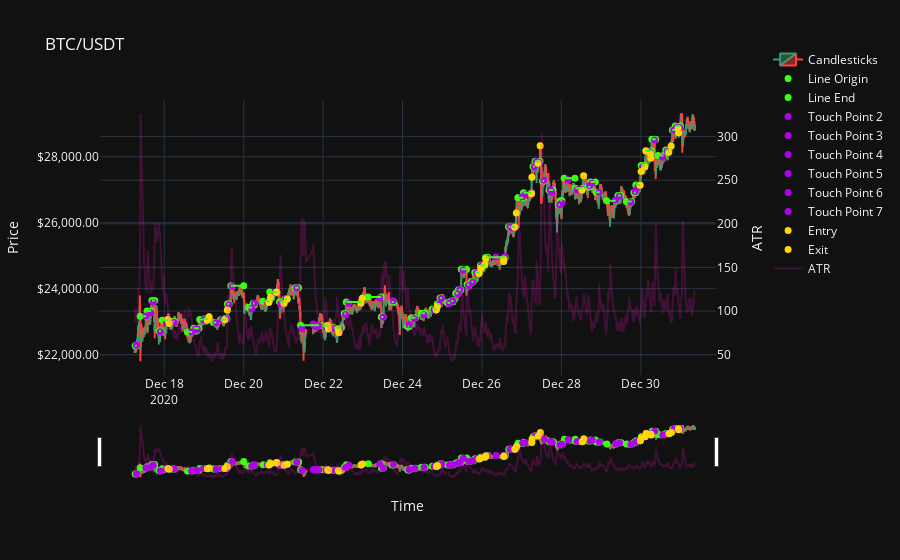

The notebook cell this image was saved under:
### Code cell
# PLOTLY CRASHES IF USING TOO MANY ROWS, THIS IS JUST TO MAKE SURE TRADES LOOK RIGHT AND LOOK AT SOME TRADES
# PLOTLY CRASHES IF USING TOO MANY ROWS, THIS IS JUST TO MAKE SURE TRADES LOOK RIGHT AND LOOK AT SOME TRADES
# PLOTLY CRASHES IF USING TOO MANY ROWS, THIS IS JUST TO MAKE SURE TRADES LOOK RIGHT AND LOOK AT SOME TRADES

# Candlestick plot (With the horizontal lines, all the line touch points, trade entry, trade exit)

fig = make_subplots(specs=[[{"secondary_y": True}]])

candlesticks = go.Candlestick(x=plt_btc_usdt_df['time'], open=plt_btc_usdt_df['open'], high=plt_btc_usdt_df['high'], low=plt_btc_usdt_df['low'], close=plt_btc_usdt_df['close'], name='Candlesticks')

line_origin = go.Scatter(x=plt_resistance_lines_df['initial_point'], y=plt_resistance_lines_df['line_price'], mode='markers', name='Line Origin', marker=dict(color='#39FF14', size=7))
line_end = go.Scatter(x=plt_resistance_lines_df['end_of_line'], y=plt_resistance_lines_df['line_price'], mode='markers', name='Line End', marker=dict(color='#39FF14', size=7))

entries = go.Scatter(x=plt_trade_results_df['entry_time'], y=plt_trade_results_df['entry_price'], mode='markers', name='Entry', marker=dict(color='#FFD700', size=7))
exits = go.Scatter(x=plt_trade_results_df['exit_time'], y=plt_trade_results_df['exit_price'], mode='markers', name='Exit', marker=dict(color='#FFD700', size=7))
atr = go.Scatter(x=plt_btc_usdt_df['time'], y=plt_btc_usdt_df['atr'], mode='lines', name='ATR', line=dict(color='#FC0FC0'), opacity=0.2)

fig.add_trace(candlesticks, secondary_y=False)
fig.add_trace(line_origin, secondary_y=False)
fig.add_trace(line_end, secondary_y=False)

# Adds all the touch points starting with 'touch_point_2'
for i in range(2, len(plt_resistance_lines_df.columns)):
    touch_point_column = 'touch_point_' + str(i)
    touch_price_column = 'touch_point_' + str(i) + '_price'

    if touch_point_column in plt_resistance_lines_df.columns:
        touch_points = go.Scatter(x=plt_resistance_lines_df[touch_point_column], y=plt_resistance_lines_df[touch_price_column], mode='markers', name=f'Touch Point {i}', marker=dict(color='#B200ED', size=7))
        fig.add_trace(touch_points, secondary_y=False)

fig.add_trace(entries, secondary_y=False)
fig.add_trace(exits, secondary_y=False)
fig.add_trace(atr, secondary_y=True)

fig.update_layout(title='BTC/USDT', xaxis_title='Time', template="plotly_dark", legend=dict(y=1.2, font=dict(size=12)))
fig.update_yaxes(title_text='Price', secondary_y=False, tickformat="$,.2f", autorange=True, fixedrange=False)
fig.update_yaxes(title_text='ATR', secondary_y=True)

# Adds the horizontal resistance lines to graph. Iterates through each row of the resistance_df.
for _, row in plt_resistance_lines_df.iterrows():
    start_time = row['initial_point']
    end_time = row['end_of_line']
    price = row['line_price']
    
    fig.add_shape(type="line", x0=start_time, y0=price, x1=end_time, y1=price, line=dict(color='#39FF14', width=2), xref='x', yref='y')

fig.show()

### Figure 1 — Plotly figure (JSON) as saved in the notebook; plotly's stock layout.template omitted (floating-point values rounded to 4 significant figures; data arrays with more than 128 entries replaced by an {"elided": "..."} marker saying what was removed)
{"data": [{"close": {"elided": "4000 float values"}, "high": {"elided": "4000 float values"}, "low": {"elided": "4000 float values"}, "name": "Candlesticks", "open": {"elided": "4000 float values"}, "type": "candlestick", "x": {"elided": "4000 str values"}, "xaxis": "x", "yaxis": "y"}, {"marker": {"color": "#39FF14", "size": 7}, "mode": "markers", "name": "Line Origin", "type": "scatter", "x": ["2020-12-17T06:25:00", "2020-12-17T09:25:00", "2020-12-17T13:35:00", "2020-12-17T16:30:00", "2020-12-17T20:50:00", "2020-12-17T22:45:00", "2020-12-18T05:05:00", "2020-12-18T14:00:00", "2020-12-18T17:45:00", "2020-12-18T21:25:00", "2020-12-19T00:10:00", "2020-12-19T05:45:00", "2020-12-19T10:05:00", "2020-12-19T12:45:00", "2020-12-19T14:10:00", "2020-12-19T16:15:00", "2020-12-20T02:45:00", "2020-12-20T05:40:00", "2020-12-20T11:45:00", "2020-12-20T15:45:00", "2020-12-20T21:40:00", "2020-12-21T00:45:00", "2020-12-21T07:05:00", "2020-12-21T10:20:00", "2020-12-21T23:50:00", "2020-12-22T06:25:00", "2020-12-22T12:45:00", "2020-12-22T14:00:00", "2020-12-23T03:15:00", "2020-12-23T11:10:00", "2020-12-23T17:30:00", "2020-12-24T03:05:00", "2020-12-24T05:20:00", "2020-12-24T11:20:00", "2020-12-24T17:50:00", "2020-12-24T20:55:00", "2020-12-24T22:40:00", "2020-12-25T03:05:00", "2020-12-25T05:30:00", "2020-12-25T08:10:00", "2020-12-25T09:50:00", "2020-12-25T11:30:00", "2020-12-25T15:00:00", "2020-12-25T17:40:00", "2020-12-25T19:40:00", "2020-12-25T23:05:00", "2020-12-26T02:10:00", "2020-12-26T03:30:00", "2020-12-26T16:05:00", "2020-12-26T17:20:00", "2020-12-26T21:40:00", "2020-12-27T01:05:00", "2020-12-27T06:50:00", "2020-12-27T08:05:00", "2020-12-27T12:35:00", "2020-12-27T16:25:00", "2020-12-27T22:05:00", "2020-12-27T23:20:00", "2020-12-28T01:40:00", "2020-12-28T08:30:00", "2020-12-28T16:15:00", "2020-12-28T17:35:00", "2020-12-28T21:00:00", "2020-12-29T03:20:00", "2020-12-29T10:10:00", "2020-12-29T15:15:00", "2020-12-29T19:50:00", "2020-12-29T21:00:00", "2020-12-30T00:15:00", "2020-12-30T03:05:00", "2020-12-30T06:40:00", "2020-12-30T10:25:00", "2020-12-30T15:05:00", "2020-12-30T19:05:00", "2020-12-30T20:45:00"], "xaxis": "x", "y": [22270.0, 23160.0, 23330.0, 23640.0, 22720.0, 23040.0, 23010.0, 22690.0, 22800.0, 23060.0, 23080.0, 22980.0, 23060.0, 23100.0, 23540.0, 24090.0, 23430.0, 23550.0, 23620.0, 23900.0, 23600.0, 23680.0, 24020.0, 22890.0, 22880.0, 22830.0, 23250, 23600.0, 23750.0, 23140.0, 23590.0, 22850.0, 23120.0, 23250.0, 23380.0, 23540.0, 23720.0, 23570.0, 23630.0, 23860.0, 23960.0, 24590.0, 24120.0, 24210.0, 24490.0, 24710.0, 24940.0, 24950.0, 25880.0, 25870.0, 26760.0, 26910.0, 27700.0, 27860.0, 27260.0, 26990.0, 26540.0, 26660.0, 27340.0, 27040.0, 27080.0, 27230.0, 26920.0, 26660.0, 26820.0, 26640.0, 26910.0, 27140.0, 27730.0, 28180.0, 28520.0, 28030.0, 28200.0, 28810.0, 28930.0], "yaxis": "y"}, {"marker": {"color": "#39FF14", "size": 7}, "mode": "markers", "name": "Line End", "type": "scatter", "x": ["2020-12-17T07:20:00", "2020-12-17T13:05:00", "2020-12-17T16:05:00", "2020-12-17T18:15:00", "2020-12-17T22:00:00", "2020-12-18T02:15:00", "2020-12-18T06:05:00", "2020-12-18T16:50:00", "2020-12-18T21:00:00", "2020-12-18T23:50:00", "2020-12-19T02:30:00", "2020-12-19T07:25:00", "2020-12-19T12:35:00", "2020-12-19T13:50:00", "2020-12-19T15:15:00", "2020-12-20T00:00:00", "2020-12-20T05:05:00", "2020-12-20T06:35:00", "2020-12-20T15:25:00", "2020-12-20T19:50:00", "2020-12-21T00:40:00", "2020-12-21T02:05:00", "2020-12-21T09:10:00", "2020-12-21T21:30:00", "2020-12-22T02:55:00", "2020-12-22T11:10:00", "2020-12-22T13:45:00", "2020-12-22T22:55:00", "2020-12-23T11:05:00", "2020-12-23T12:20:00", "2020-12-23T18:45:00", "2020-12-24T04:00:00", "2020-12-24T07:50:00", "2020-12-24T13:35:00", "2020-12-24T20:30:00", "2020-12-24T22:30:00", "2020-12-24T23:45:00", "2020-12-25T04:55:00", "2020-12-25T06:40:00", "2020-12-25T09:40:00", "2020-12-25T11:15:00", "2020-12-25T14:40:00", "2020-12-25T16:25:00", "2020-12-25T18:45:00", "2020-12-25T22:35:00", "2020-12-26T01:45:00", "2020-12-26T03:25:00", "2020-12-26T14:05:00", "2020-12-26T17:15:00", "2020-12-26T19:55:00", "2020-12-27T01:00:00", "2020-12-27T06:00:00", "2020-12-27T08:00:00", "2020-12-27T11:00:00", "2020-12-27T13:40:00", "2020-12-27T18:55:00", "2020-12-27T23:05:00", "2020-12-28T00:20:00", "2020-12-28T08:10:00", "2020-12-28T12:55:00", "2020-12-28T17:30:00", "2020-12-28T20:30:00", "2020-12-28T23:10:00", "2020-12-29T08:50:00", "2020-12-29T11:55:00", "2020-12-29T18:25:00", "2020-12-29T20:55:00", "2020-12-29T23:30:00", "2020-12-30T02:25:00", "2020-12-30T06:25:00", "2020-12-30T09:00:00", "2020-12-30T13:45:00", "2020-12-30T17:00:00", "2020-12-30T20:35:00", "2020-12-31T00:00:00"], "xaxis": "x", "y": [22270.0, 23160.0, 23330.0, 23640.0, 22720.0, 23040.0, 23010.0, 22690.0, 22800.0, 23060.0, 23080.0, 22980.0, 23060.0, 23100.0, 23540.0, 24090.0, 23430.0, 23550.0, 23620.0, 23900.0, 23600.0, 23680.0, 24020.0, 22890.0, 22880.0, 22830.0, 23250, 23600.0, 23750.0, 23140.0, 23590.0, 22850.0, 23120.0, 23250.0, 23380.0, 23540.0, 23720.0, 23570.0, 23630.0, 23860.0, 23960.0, 24590.0, 24120.0, 24210.0, 24490.0, 24710.0, 24940.0, 24950.0, 25880.0, 25870.0, 26760.0, 26910.0, 27700.0, 27860.0, 27260.0, 26990.0, 26540.0, 26660.0, 27340.0, 27040.0, 27080.0, 27230.0, 26920.0, 26660.0, 26820.0, 26640.0, 26910.0, 27140.0, 27730.0, 28180.0, 28520.0, 28030.0, 28200.0, 28810.0, 28930.0], "yaxis": "y"}, {"marker": {"color": "#B200ED", "size": 7}, "mode": "markers", "name": "Touch Point 2", "type": "scatter", "x": ["2020-12-17T07:15:00", "2020-12-17T12:55:00", "2020-12-17T15:50:00", "2020-12-17T17:20:00", "2020-12-17T21:40:00", "2020-12-18T01:15:00", "2020-12-18T06:00:00", "2020-12-18T16:35:00", "2020-12-18T18:45:00", "2020-12-18T23:45:00", "2020-12-19T01:05:00", "2020-12-19T07:20:00", "2020-12-19T11:00:00", "2020-12-19T13:35:00", "2020-12-19T15:05:00", "2020-12-19T17:05:00", "2020-12-20T04:50:00", "2020-12-20T06:30:00", "2020-12-20T14:15:00", "2020-12-20T18:50:00", "2020-12-20T22:35:00", "2020-12-21T01:35:00", "2020-12-21T08:00:00", "2020-12-21T11:15:00", "2020-12-22T01:45:00", "2020-12-22T07:15:00", "2020-12-22T13:35:00", "2020-12-22T15:30:00", "2020-12-23T10:10:00", "2020-12-23T12:15:00", "2020-12-23T18:20:00", "2020-12-24T03:55:00", "2020-12-24T07:20:00", "2020-12-24T12:55:00", "2020-12-24T19:00:00", "2020-12-24T22:15:00", "2020-12-24T23:30:00", "2020-12-25T04:15:00", "2020-12-25T06:20:00", "2020-12-25T09:25:00", "2020-12-25T10:40:00", "2020-12-25T12:35:00", "2020-12-25T15:50:00", "2020-12-25T18:30:00", "2020-12-25T20:45:00", "2020-12-25T23:55:00", "2020-12-26T03:15:00", "2020-12-26T08:25:00", "2020-12-26T16:55:00", "2020-12-26T18:10:00", "2020-12-27T00:30:00", "2020-12-27T02:05:00", "2020-12-27T07:40:00", "2020-12-27T08:55:00", "2020-12-27T13:25:00", "2020-12-27T17:15:00", "2020-12-27T22:55:00", "2020-12-28T00:15:00", "2020-12-28T04:00:00", "2020-12-28T09:25:00", "2020-12-28T17:05:00", "2020-12-28T18:30:00", "2020-12-28T22:50:00", "2020-12-29T08:40:00", "2020-12-29T11:00:00", "2020-12-29T17:55:00", "2020-12-29T20:40:00", "2020-12-29T22:10:00", "2020-12-30T01:05:00", "2020-12-30T04:00:00", "2020-12-30T08:15:00", "2020-12-30T13:10:00", "2020-12-30T15:55:00", "2020-12-30T19:55:00", "2020-12-30T21:35:00"], "xaxis": "x", "y": [22290.0, 23170.0, 23270.0, 23590.0, 22700.0, 23000.0, 22980.0, 22690.0, 22770.0, 23060.0, 23060.0, 22970.0, 23060.0, 23090.0, 23510.0, 24080.0, 23390.0, 23560.0, 23600.0, 23870.0, 23540.0, 23700.0, 24020.0, 22800.0, 22840.0, 22800.0, 23220.0, 23560.0, 23720.0, 23130.0, 23630.0, 22900.0, 23090.0, 23210.0, 23360.0, 23530.0, 23710.0, 23560.0, 23620.0, 23840.0, 23980.0, 24560.0, 24090.0, 24200.0, 24480.0, 24720.0, 24920.0, 24960.0, 25880.0, 25850.0, 26780.0, 26850.0, 27700.0, 27850.0, 27290.0, 27010.0, 26550.0, 26590.0, 27300.0, 27000.0, 27130.0, 27190.0, 26920.0, 26680.0, 26800.0, 26620.0, 26950.0, 27090.0, 27690.0, 28180.0, 28510.0, 27980.0, 28160.0, 28800.0, 28880.0], "yaxis": "y"}, {"marker": {"color": "#B200ED", "size": 7}, "mode": "markers", "name": "Touch Point 3", "type": "scatter", "x": [null, null, null, null, null, "2020-12-18T02:05:00", null, null, "2020-12-18T20:00:00", null, "2020-12-19T01:55:00", null, "2020-12-19T12:30:00", null, null, null, null, null, "2020-12-20T15:05:00", "2020-12-20T19:40:00", "2020-12-21T00:15:00", null, null, "2020-12-21T18:00:00", "2020-12-22T02:35:00", "2020-12-22T09:00:00", null, "2020-12-22T22:45:00", null, null, null, null, null, null, "2020-12-24T20:20:00", null, null, null, null, null, null, null, null, null, "2020-12-25T22:05:00", "2020-12-26T01:35:00", null, "2020-12-26T13:00:00", null, "2020-12-26T19:40:00", null, "2020-12-27T05:50:00", null, "2020-12-27T09:50:00", null, "2020-12-27T18:15:00", null, null, null, "2020-12-28T12:20:00", null, null, null, null, null, null, null, "2020-12-29T23:25:00", "2020-12-30T02:20:00", "2020-12-30T05:45:00", null, null, "2020-12-30T16:45:00", null, "2020-12-30T22:25:00"], "xaxis": "x", "y": [null, null, null, null, null, 23070.0, null, null, 22780.0, null, 23060.0, null, 23060.0, null, null, null, null, null, 23600.0, 23890, 23560.0, null, null, 22930.0, 22890.0, 22780.0, null, 23570.0, null, null, null, null, null, null, 23360.0, null, null, null, null, null, null, null, null, null, 24460.0, 24730.0, null, 24930.0, null, 25870.0, null, 26890.0, null, 27810.0, null, 26920.0, null, null, null, 27010.0, null, null, null, null, null, null, null, 27150.0, 27700.0, 28120.0, null, null, 28160.0, null, 28870.0], "yaxis": "y"}, {"marker": {"color": "#B200ED", "size": 7}, "mode": "markers", "name": "Touch Point 4", "type": "scatter", "x": [null, null, null, null, null, null, null, null, null, null, null, null, null, null, null, null, null, null, null, null, null, null, null, "2020-12-21T18:50:00", null, "2020-12-22T09:55:00", null, null, null, null, null, null, null, null, null, null, null, null, null, null, null, null, null, null, null, null, null, "2020-12-26T13:50:00", null, null, null, null, null, "2020-12-27T10:40:00", null, null, null, null, null, null, null, null, null, null, null, null, null, null, null, null, null, null, null, null, "2020-12-30T23:35:00"], "xaxis": "x", "y": [null, null, null, null, null, null, null, null, null, null, null, null, null, null, null, null, null, null, null, null, null, null, null, 22880.0, null, 22790.0, null, null, null, null, null, null, null, null, null, null, null, null, null, null, null, null, null, null, null, null, null, 24970.0, null, null, null, null, null, 27820.0, null, null, null, null, null, null, null, null, null, null, null, null, null, null, null, null, null, null, null, null, 28880.0], "yaxis": "y"}, {"marker": {"color": "#B200ED", "size": 7}, "mode": "markers", "name": "Touch Point 5", "type": "scatter", "x": [null, null, null, null, null, null, null, null, null, null, null, null, null, null, null, null, null, null, null, null, null, null, null, "2020-12-21T19:40:00", null, null, null, null, null, null, null, null, null, null, null, null, null, null, null, null, null, null, null, null, null, null, null, null, null, null, null, null, null, null, null, null, null, null, null, null, null, null, null, null, null, null, null, null, null, null, null, null, null, null, null], "xaxis": "x", "y": [null, null, null, null, null, null, null, null, null, null, null, null, null, null, null, null, null, null, null, null, null, null, null, 22840.0, null, null, null, null, null, null, null, null, null, null, null, null, null, null, null, null, null, null, null, null, null, null, null, null, null, null, null, null, null, null, null, null, null, null, null, null, null, null, null, null, null, null, null, null, null, null, null, null, null, null, null], "yaxis": "y"}, {"marker": {"color": "#B200ED", "size": 7}, "mode": "markers", "name": "Touch Point 6", "type": "scatter", "x": [null, null, null, null, null, null, null, null, null, null, null, null, null, null, null, null, null, null, null, null, null, null, null, "2020-12-21T20:30:00", null, null, null, null, null, null, null, null, null, null, null, null, null, null, null, null, null, null, null, null, null, null, null, null, null, null, null, null, null, null, null, null, null, null, null, null, null, null, null, null, null, null, null, null, null, null, null, null, null, null, null], "xaxis": "x", "y": [null, null, null, null, null, null, null, null, null, null, null, null, null, null, null, null, null, null, null, null, null, null, null, 22880.0, null, null, null, null, null, null, null, null, null, null, null, null, null, null, null, null, null, null, null, null, null, null, null, null, null, null, null, null, null, null, null, null, null, null, null, null, null, null, null, null, null, null, null, null, null, null, null, null, null, null, null], "yaxis": "y"}, {"marker": {"color": "#B200ED", "size": 7}, "mode": "markers", "name": "Touch Point 7", "type": "scatter", "x": [null, null, null, null, null, null, null, null, null, null, null, null, null, null, null, null, null, null, null, null, null, null, null, "2020-12-21T21:20:00", null, null, null, null, null, null, null, null, null, null, null, null, null, null, null, null, null, null, null, null, null, null, null, null, null, null, null, null, null, null, null, null, null, null, null, null, null, null, null, null, null, null, null, null, null, null, null, null, null, null, null], "xaxis": "x", "y": [null, null, null, null, null, null, null, null, null, null, null, null, null, null, null, null, null, null, null, null, null, null, null, 22880.0, null, null, null, null, null, null, null, null, null, null, null, null, null, null, null, null, null, null, null, null, null, null, null, null, null, null, null, null, null, null, null, null, null, null, null, null, null, null, null, null, null, null, null, null, null, null, null, null, null, null, null], "yaxis": "y"}, {"marker": {"color": "#FFD700", "size": 7}, "mode": "markers", "name": "Entry", "type": "scatter", "x": ["2020-12-18T02:10:00", "2020-12-19T02:00:00", "2020-12-19T12:35:00", "2020-12-20T15:10:00", "2020-12-20T19:45:00", "2020-12-21T00:20:00", "2020-12-22T02:40:00", "2020-12-22T09:05:00", "2020-12-22T22:50:00", "2020-12-24T20:25:00", "2020-12-25T22:10:00", "2020-12-26T01:40:00", "2020-12-26T13:05:00", "2020-12-26T19:45:00", "2020-12-27T05:55:00", "2020-12-27T09:55:00", "2020-12-28T12:25:00", "2020-12-29T23:30:00", "2020-12-30T02:25:00", "2020-12-30T05:50:00", "2020-12-30T16:50:00", "2020-12-30T22:30:00"], "xaxis": "x", "y": [23060.0, 23050.0, 23060.0, 23580.0, 23890.0, 23550.0, 22890.0, 22780.0, 23560.0, 23360.0, 24460.0, 24730.0, 24900.0, 25860.0, 26880.0, 27800, 26980.0, 27130.0, 27690.0, 28090.0, 28140.0, 28860.0], "yaxis": "y"}, {"marker": {"color": "#FFD700", "size": 7}, "mode": "markers", "name": "Exit", "type": "scatter", "x": ["2020-12-18T03:00:00", "2020-12-19T03:05:00", "2020-12-19T14:05:00", "2020-12-20T16:15:00", "2020-12-20T20:05:00", "2020-12-21T02:20:00", "2020-12-22T03:15:00", "2020-12-22T09:35:00", "2020-12-22T23:40:00", "2020-12-24T21:05:00", "2020-12-25T23:15:00", "2020-12-26T02:20:00", "2020-12-26T13:10:00", "2020-12-26T20:45:00", "2020-12-27T06:10:00", "2020-12-27T11:10:00", "2020-12-28T13:25:00", "2020-12-30T00:10:00", "2020-12-30T03:05:00", "2020-12-30T06:05:00", "2020-12-30T18:20:00", "2020-12-30T22:50:00"], "xaxis": "x", "y": [22950.0, 23150.0, 23360.0, 23740.0, 23890.0, 23680.0, 22780.0, 22670.0, 23710.0, 23470.0, 24620.0, 24900.0, 24820.0, 26290.0, 27380.0, 28330.0, 27420.0, 27550.0, 28170.0, 27950.0, 28320.0, 28720.0], "yaxis": "y"}, {"line": {"color": "#FC0FC0"}, "mode": "lines", "name": "ATR", "opacity": 0.2, "type": "scatter", "x": {"elided": "4000 str values"}, "xaxis": "x", "y": {"elided": "4000 float values"}, "yaxis": "y2"}], "layout": {"legend": {"font": {"size": 12}, "y": 1.2}, "shapes": [{"line": {"color": "#39FF14", "width": 2}, "type": "line", "x0": "2020-12-17T06:25:00", "x1": "2020-12-17T07:20:00", "xref": "x", "y0": 22270.0, "y1": 22270.0, "yref": "y"}, {"line": {"color": "#39FF14", "width": 2}, "type": "line", "x0": "2020-12-17T09:25:00", "x1": "2020-12-17T13:05:00", "xref": "x", "y0": 23160.0, "y1": 23160.0, "yref": "y"}, {"line": {"color": "#39FF14", "width": 2}, "type": "line", "x0": "2020-12-17T13:35:00", "x1": "2020-12-17T16:05:00", "xref": "x", "y0": 23330.0, "y1": 23330.0, "yref": "y"}, {"line": {"color": "#39FF14", "width": 2}, "type": "line", "x0": "2020-12-17T16:30:00", "x1": "2020-12-17T18:15:00", "xref": "x", "y0": 23640.0, "y1": 23640.0, "yref": "y"}, {"line": {"color": "#39FF14", "width": 2}, "type": "line", "x0": "2020-12-17T20:50:00", "x1": "2020-12-17T22:00:00", "xref": "x", "y0": 22720.0, "y1": 22720.0, "yref": "y"}, {"line": {"color": "#39FF14", "width": 2}, "type": "line", "x0": "2020-12-17T22:45:00", "x1": "2020-12-18T02:15:00", "xref": "x", "y0": 23040.0, "y1": 23040.0, "yref": "y"}, {"line": {"color": "#39FF14", "width": 2}, "type": "line", "x0": "2020-12-18T05:05:00", "x1": "2020-12-18T06:05:00", "xref": "x", "y0": 23010.0, "y1": 23010.0, "yref": "y"}, {"line": {"color": "#39FF14", "width": 2}, "type": "line", "x0": "2020-12-18T14:00:00", "x1": "2020-12-18T16:50:00", "xref": "x", "y0": 22690.0, "y1": 22690.0, "yref": "y"}, {"line": {"color": "#39FF14", "width": 2}, "type": "line", "x0": "2020-12-18T17:45:00", "x1": "2020-12-18T21:00:00", "xref": "x", "y0": 22800.0, "y1": 22800.0, "yref": "y"}, {"line": {"color": "#39FF14", "width": 2}, "type": "line", "x0": "2020-12-18T21:25:00", "x1": "2020-12-18T23:50:00", "xref": "x", "y0": 23060.0, "y1": 23060.0, "yref": "y"}, {"line": {"color": "#39FF14", "width": 2}, "type": "line", "x0": "2020-12-19T00:10:00", "x1": "2020-12-19T02:30:00", "xref": "x", "y0": 23080.0, "y1": 23080.0, "yref": "y"}, {"line": {"color": "#39FF14", "width": 2}, "type": "line", "x0": "2020-12-19T05:45:00", "x1": "2020-12-19T07:25:00", "xref": "x", "y0": 22980.0, "y1": 22980.0, "yref": "y"}, {"line": {"color": "#39FF14", "width": 2}, "type": "line", "x0": "2020-12-19T10:05:00", "x1": "2020-12-19T12:35:00", "xref": "x", "y0": 23060.0, "y1": 23060.0, "yref": "y"}, {"line": {"color": "#39FF14", "width": 2}, "type": "line", "x0": "2020-12-19T12:45:00", "x1": "2020-12-19T13:50:00", "xref": "x", "y0": 23100.0, "y1": 23100.0, "yref": "y"}, {"line": {"color": "#39FF14", "width": 2}, "type": "line", "x0": "2020-12-19T14:10:00", "x1": "2020-12-19T15:15:00", "xref": "x", "y0": 23540.0, "y1": 23540.0, "yref": "y"}, {"line": {"color": "#39FF14", "width": 2}, "type": "line", "x0": "2020-12-19T16:15:00", "x1": "2020-12-20T00:00:00", "xref": "x", "y0": 24090.0, "y1": 24090.0, "yref": "y"}, {"line": {"color": "#39FF14", "width": 2}, "type": "line", "x0": "2020-12-20T02:45:00", "x1": "2020-12-20T05:05:00", "xref": "x", "y0": 23430.0, "y1": 23430.0, "yref": "y"}, {"line": {"color": "#39FF14", "width": 2}, "type": "line", "x0": "2020-12-20T05:40:00", "x1": "2020-12-20T06:35:00", "xref": "x", "y0": 23550.0, "y1": 23550.0, "yref": "y"}, {"line": {"color": "#39FF14", "width": 2}, "type": "line", "x0": "2020-12-20T11:45:00", "x1": "2020-12-20T15:25:00", "xref": "x", "y0": 23620.0, "y1": 23620.0, "yref": "y"}, {"line": {"color": "#39FF14", "width": 2}, "type": "line", "x0": "2020-12-20T15:45:00", "x1": "2020-12-20T19:50:00", "xref": "x", "y0": 23900.0, "y1": 23900.0, "yref": "y"}, {"line": {"color": "#39FF14", "width": 2}, "type": "line", "x0": "2020-12-20T21:40:00", "x1": "2020-12-21T00:40:00", "xref": "x", "y0": 23600.0, "y1": 23600.0, "yref": "y"}, {"line": {"color": "#39FF14", "width": 2}, "type": "line", "x0": "2020-12-21T00:45:00", "x1": "2020-12-21T02:05:00", "xref": "x", "y0": 23680.0, "y1": 23680.0, "yref": "y"}, {"line": {"color": "#39FF14", "width": 2}, "type": "line", "x0": "2020-12-21T07:05:00", "x1": "2020-12-21T09:10:00", "xref": "x", "y0": 24020.0, "y1": 24020.0, "yref": "y"}, {"line": {"color": "#39FF14", "width": 2}, "type": "line", "x0": "2020-12-21T10:20:00", "x1": "2020-12-21T21:30:00", "xref": "x", "y0": 22890.0, "y1": 22890.0, "yref": "y"}, {"line": {"color": "#39FF14", "width": 2}, "type": "line", "x0": "2020-12-21T23:50:00", "x1": "2020-12-22T02:55:00", "xref": "x", "y0": 22880.0, "y1": 22880.0, "yref": "y"}, {"line": {"color": "#39FF14", "width": 2}, "type": "line", "x0": "2020-12-22T06:25:00", "x1": "2020-12-22T11:10:00", "xref": "x", "y0": 22830.0, "y1": 22830.0, "yref": "y"}, {"line": {"color": "#39FF14", "width": 2}, "type": "line", "x0": "2020-12-22T12:45:00", "x1": "2020-12-22T13:45:00", "xref": "x", "y0": 23250, "y1": 23250, "yref": "y"}, {"line": {"color": "#39FF14", "width": 2}, "type": "line", "x0": "2020-12-22T14:00:00", "x1": "2020-12-22T22:55:00", "xref": "x", "y0": 23600.0, "y1": 23600.0, "yref": "y"}, {"line": {"color": "#39FF14", "width": 2}, "type": "line", "x0": "2020-12-23T03:15:00", "x1": "2020-12-23T11:05:00", "xref": "x", "y0": 23750.0, "y1": 23750.0, "yref": "y"}, {"line": {"color": "#39FF14", "width": 2}, "type": "line", "x0": "2020-12-23T11:10:00", "x1": "2020-12-23T12:20:00", "xref": "x", "y0": 23140.0, "y1": 23140.0, "yref": "y"}, {"line": {"color": "#39FF14", "width": 2}, "type": "line", "x0": "2020-12-23T17:30:00", "x1": "2020-12-23T18:45:00", "xref": "x", "y0": 23590.0, "y1": 23590.0, "yref": "y"}, {"line": {"color": "#39FF14", "width": 2}, "type": "line", "x0": "2020-12-24T03:05:00", "x1": "2020-12-24T04:00:00", "xref": "x", "y0": 22850.0, "y1": 22850.0, "yref": "y"}, {"line": {"color": "#39FF14", "width": 2}, "type": "line", "x0": "2020-12-24T05:20:00", "x1": "2020-12-24T07:50:00", "xref": "x", "y0": 23120.0, "y1": 23120.0, "yref": "y"}, {"line": {"color": "#39FF14", "width": 2}, "type": "line", "x0": "2020-12-24T11:20:00", "x1": "2020-12-24T13:35:00", "xref": "x", "y0": 23250.0, "y1": 23250.0, "yref": "y"}, {"line": {"color": "#39FF14", "width": 2}, "type": "line", "x0": "2020-12-24T17:50:00", "x1": "2020-12-24T20:30:00", "xref": "x", "y0": 23380.0, "y1": 23380.0, "yref": "y"}, {"line": {"color": "#39FF14", "width": 2}, "type": "line", "x0": "2020-12-24T20:55:00", "x1": "2020-12-24T22:30:00", "xref": "x", "y0": 23540.0, "y1": 23540.0, "yref": "y"}, {"line": {"color": "#39FF14", "width": 2}, "type": "line", "x0": "2020-12-24T22:40:00", "x1": "2020-12-24T23:45:00", "xref": "x", "y0": 23720.0, "y1": 23720.0, "yref": "y"}, {"line": {"color": "#39FF14", "width": 2}, "type": "line", "x0": "2020-12-25T03:05:00", "x1": "2020-12-25T04:55:00", "xref": "x", "y0": 23570.0, "y1": 23570.0, "yref": "y"}, {"line": {"color": "#39FF14", "width": 2}, "type": "line", "x0": "2020-12-25T05:30:00", "x1": "2020-12-25T06:40:00", "xref": "x", "y0": 23630.0, "y1": 23630.0, "yref": "y"}, {"line": {"color": "#39FF14", "width": 2}, "type": "line", "x0": "2020-12-25T08:10:00", "x1": "2020-12-25T09:40:00", "xref": "x", "y0": 23860.0, "y1": 23860.0, "yref": "y"}, {"line": {"color": "#39FF14", "width": 2}, "type": "line", "x0": "2020-12-25T09:50:00", "x1": "2020-12-25T11:15:00", "xref": "x", "y0": 23960.0, "y1": 23960.0, "yref": "y"}, {"line": {"color": "#39FF14", "width": 2}, "type": "line", "x0": "2020-12-25T11:30:00", "x1": "2020-12-25T14:40:00", "xref": "x", "y0": 24590.0, "y1": 24590.0, "yref": "y"}, {"line": {"color": "#39FF14", "width": 2}, "type": "line", "x0": "2020-12-25T15:00:00", "x1": "2020-12-25T16:25:00", "xref": "x", "y0": 24120.0, "y1": 24120.0, "yref": "y"}, {"line": {"color": "#39FF14", "width": 2}, "type": "line", "x0": "2020-12-25T17:40:00", "x1": "2020-12-25T18:45:00", "xref": "x", "y0": 24210.0, "y1": 24210.0, "yref": "y"}, {"line": {"color": "#39FF14", "width": 2}, "type": "line", "x0": "2020-12-25T19:40:00", "x1": "2020-12-25T22:35:00", "xref": "x", "y0": 24490.0, "y1": 24490.0, "yref": "y"}, {"line": {"color": "#39FF14", "width": 2}, "type": "line", "x0": "2020-12-25T23:05:00", "x1": "2020-12-26T01:45:00", "xref": "x", "y0": 24710.0, "y1": 24710.0, "yref": "y"}, {"line": {"color": "#39FF14", "width": 2}, "type": "line", "x0": "2020-12-26T02:10:00", "x1": "2020-12-26T03:25:00", "xref": "x", "y0": 24940.0, "y1": 24940.0, "yref": "y"}, {"line": {"color": "#39FF14", "width": 2}, "type": "line", "x0": "2020-12-26T03:30:00", "x1": "2020-12-26T14:05:00", "xref": "x", "y0": 24950.0, "y1": 24950.0, "yref": "y"}, {"line": {"color": "#39FF14", "width": 2}, "type": "line", "x0": "2020-12-26T16:05:00", "x1": "2020-12-26T17:15:00", "xref": "x", "y0": 25880.0, "y1": 25880.0, "yref": "y"}, {"line": {"color": "#39FF14", "width": 2}, "type": "line", "x0": "2020-12-26T17:20:00", "x1": "2020-12-26T19:55:00", "xref": "x", "y0": 25870.0, "y1": 25870.0, "yref": "y"}, {"line": {"color": "#39FF14", "width": 2}, "type": "line", "x0": "2020-12-26T21:40:00", "x1": "2020-12-27T01:00:00", "xref": "x", "y0": 26760.0, "y1": 26760.0, "yref": "y"}, {"line": {"color": "#39FF14", "width": 2}, "type": "line", "x0": "2020-12-27T01:05:00", "x1": "2020-12-27T06:00:00", "xref": "x", "y0": 26910.0, "y1": 26910.0, "yref": "y"}, {"line": {"color": "#39FF14", "width": 2}, "type": "line", "x0": "2020-12-27T06:50:00", "x1": "2020-12-27T08:00:00", "xref": "x", "y0": 27700.0, "y1": 27700.0, "yref": "y"}, {"line": {"color": "#39FF14", "width": 2}, "type": "line", "x0": "2020-12-27T08:05:00", "x1": "2020-12-27T11:00:00", "xref": "x", "y0": 27860.0, "y1": 27860.0, "yref": "y"}, {"line": {"color": "#39FF14", "width": 2}, "type": "line", "x0": "2020-12-27T12:35:00", "x1": "2020-12-27T13:40:00", "xref": "x", "y0": 27260.0, "y1": 27260.0, "yref": "y"}, {"line": {"color": "#39FF14", "width": 2}, "type": "line", "x0": "2020-12-27T16:25:00", "x1": "2020-12-27T18:55:00", "xref": "x", "y0": 26990.0, "y1": 26990.0, "yref": "y"}, {"line": {"color": "#39FF14", "width": 2}, "type": "line", "x0": "2020-12-27T22:05:00", "x1": "2020-12-27T23:05:00", "xref": "x", "y0": 26540.0, "y1": 26540.0, "yref": "y"}, {"line": {"color": "#39FF14", "width": 2}, "type": "line", "x0": "2020-12-27T23:20:00", "x1": "2020-12-28T00:20:00", "xref": "x", "y0": 26660.0, "y1": 26660.0, "yref": "y"}, {"line": {"color": "#39FF14", "width": 2}, "type": "line", "x0": "2020-12-28T01:40:00", "x1": "2020-12-28T08:10:00", "xref": "x", "y0": 27340.0, "y1": 27340.0, "yref": "y"}, {"line": {"color": "#39FF14", "width": 2}, "type": "line", "x0": "2020-12-28T08:30:00", "x1": "2020-12-28T12:55:00", "xref": "x", "y0": 27040.0, "y1": 27040.0, "yref": "y"}, {"line": {"color": "#39FF14", "width": 2}, "type": "line", "x0": "2020-12-28T16:15:00", "x1": "2020-12-28T17:30:00", "xref": "x", "y0": 27080.0, "y1": 27080.0, "yref": "y"}, {"line": {"color": "#39FF14", "width": 2}, "type": "line", "x0": "2020-12-28T17:35:00", "x1": "2020-12-28T20:30:00", "xref": "x", "y0": 27230.0, "y1": 27230.0, "yref": "y"}, {"line": {"color": "#39FF14", "width": 2}, "type": "line", "x0": "2020-12-28T21:00:00", "x1": "2020-12-28T23:10:00", "xref": "x", "y0": 26920.0, "y1": 26920.0, "yref": "y"}, {"line": {"color": "#39FF14", "width": 2}, "type": "line", "x0": "2020-12-29T03:20:00", "x1": "2020-12-29T08:50:00", "xref": "x", "y0": 26660.0, "y1": 26660.0, "yref": "y"}, {"line": {"color": "#39FF14", "width": 2}, "type": "line", "x0": "2020-12-29T10:10:00", "x1": "2020-12-29T11:55:00", "xref": "x", "y0": 26820.0, "y1": 26820.0, "yref": "y"}, {"line": {"color": "#39FF14", "width": 2}, "type": "line", "x0": "2020-12-29T15:15:00", "x1": "2020-12-29T18:25:00", "xref": "x", "y0": 26640.0, "y1": 26640.0, "yref": "y"}, {"line": {"color": "#39FF14", "width": 2}, "type": "line", "x0": "2020-12-29T19:50:00", "x1": "2020-12-29T20:55:00", "xref": "x", "y0": 26910.0, "y1": 26910.0, "yref": "y"}, {"line": {"color": "#39FF14", "width": 2}, "type": "line", "x0": "2020-12-29T21:00:00", "x1": "2020-12-29T23:30:00", "xref": "x", "y0": 27140.0, "y1": 27140.0, "yref": "y"}, {"line": {"color": "#39FF14", "width": 2}, "type": "line", "x0": "2020-12-30T00:15:00", "x1": "2020-12-30T02:25:00", "xref": "x", "y0": 27730.0, "y1": 27730.0, "yref": "y"}, {"line": {"color": "#39FF14", "width": 2}, "type": "line", "x0": "2020-12-30T03:05:00", "x1": "2020-12-30T06:25:00", "xref": "x", "y0": 28180.0, "y1": 28180.0, "yref": "y"}, {"line": {"color": "#39FF14", "width": 2}, "type": "line", "x0": "2020-12-30T06:40:00", "x1": "2020-12-30T09:00:00", "xref": "x", "y0": 28520.0, "y1": 28520.0, "yref": "y"}, {"line": {"color": "#39FF14", "width": 2}, "type": "line", "x0": "2020-12-30T10:25:00", "x1": "2020-12-30T13:45:00", "xref": "x", "y0": 28030.0, "y1": 28030.0, "yref": "y"}, {"line": {"color": "#39FF14", "width": 2}, "type": "line", "x0": "2020-12-30T15:05:00", "x1": "2020-12-30T17:00:00", "xref": "x", "y0": 28200.0, "y1": 28200.0, "yref": "y"}, {"line": {"color": "#39FF14", "width": 2}, "type": "line", "x0": "2020-12-30T19:05:00", "x1": "2020-12-30T20:35:00", "xref": "x", "y0": 28810.0, "y1": 28810.0, "yref": "y"}, {"line": {"color": "#39FF14", "width": 2}, "type": "line", "x0": "2020-12-30T20:45:00", "x1": "2020-12-31T00:00:00", "xref": "x", "y0": 28930.0, "y1": 28930.0, "yref": "y"}], "title": {"text": "BTC/USDT"}, "xaxis": {"anchor": "y", "domain": [0, 0.94], "title": {"text": "Time"}}, "yaxis": {"anchor": "x", "autorange": true, "domain": [0, 1], "fixedrange": false, "tickformat": "$,.2f", "title": {"text": "Price"}}, "yaxis2": {"anchor": "x", "overlaying": "y", "side": "right", "title": {"text": "ATR"}}}}
